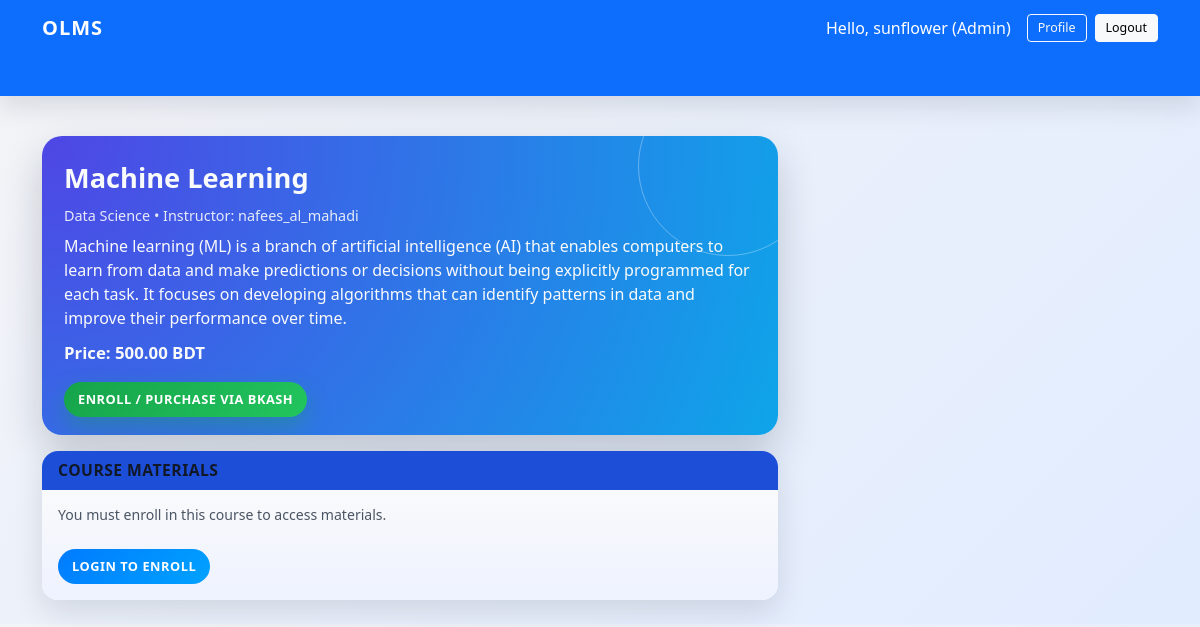
Screenshot of /courses/1/ (signed in) with the database file from the repository.
### accounts/models.py (models this page shows, shortened)
class CustomUser(AbstractUser):
    ROLE_CHOICES = (
        ('admin', 'Admin'),
        ('teacher', 'Teacher'),
        ('student', 'Student'),
    )
    role = models.CharField(max_length=10, choices=ROLE_CHOICES, default='student')
    phone = models.CharField(max_length=20, blank=True, null=True)
    gender = models.CharField(max_length=10, blank=True, null=True)
    profile_photo = models.ImageField(upload_to='profiles/', blank=True, null=True)
    qualification = models.CharField(max_length=255, blank=True, null=True)
    expertise = models.CharField(max_length=255, blank=True, null=True)
    def is_student(self):
        return self.role == 'student'

### courses/models.py (models this page shows, shortened)
class Course(models.Model):
    teacher = models.ForeignKey(
        User, on_delete=models.CASCADE, related_name='courses'
    )
    title = models.CharField(max_length=200)
    description = models.TextField()
    category = models.ForeignKey(
        Category, on_delete=models.SET_NULL, null=True, blank=True
    )
    price = models.DecimalField(max_digits=8, decimal_places=2, default=0)
    created_at = models.DateTimeField(auto_now_add=True)
    updated_at = models.DateTimeField(auto_now=True)
    is_active = models.BooleanField(default=True)

class Category(models.Model):
    name = models.CharField(max_length=100, unique=True)
    description = models.TextField(blank=True, null=True)
    def __str__(self):
        return self.name

### courses/views.py (the view)
# urls.py: path('<int:pk>/', course_detail_view, name='course_detail'),
@login_required
def course_detail_view(request, pk):
    course = get_object_or_404(Course, pk=pk, is_active=True)
    materials = course.materials.all().order_by('-uploaded_at')
    is_enrolled = False
    if request.user.is_authenticated and hasattr(request.user, 'is_student') and request.user.is_student():
        is_enrolled = Enrollment.objects.filter(
            student=request.user,
            course=course,
            status='paid'
        ).exists()
    return render(request, 'courses/course_detail.html', {
        'course': course,
        'materials': materials,
        'is_enrolled': is_enrolled,
    })

### courses/templates/courses/course_detail.html (shortened to what this page needs)
{% extends 'base.html' %}
{% block content %}
<div class="row">
    <div class="col-md-8">
        <div class="olms-course-hero mb-3">
            <div class="olms-course-title">{{ course.title }}</div>
            <div class="olms-course-meta mb-2">
                {{ course.category }} • Instructor: {{ course.teacher.username }}
            </div>
            <p class="mb-2">{{ course.description }}</p>
            <div class="olms-course-price">
                Price: {{ course.price }} BDT
            </div>
            {% if user.is_authenticated and user != course.teacher %}
                <a href="{% url 'payments:start_enrollment' course.pk %}"
                   class="btn btn-success btn-sm mt-3 me-2 olms-enroll-btn">
                    Enroll / Purchase via bKash
                </a>
            {% endif %}
        </div>
        <div class="card olms-course-section-card">
            <div class="olms-course-section-header">
                <h5>Course Materials</h5>
            </div>
            <div class="olms-course-section-body">
                {% if user == course.teacher or is_enrolled %}
                    {% if materials %}
                        {% for m in materials %}
                            <div class="olms-material-item">
                                <div>
                                    <div class="olms-material-title">
                                        {{ m.title }}
                                        <span class="olms-material-type ms-2">
                                            {{ m.get_material_type_display }}
                                        </span>
                                    </div>
                                    <div class="olms-material-links">
                                        {% if m.material_type == 'pdf' and m.pdf_file %}
                                            <a href="{{ m.pdf_file.url }}" target="_blank">Download PDF</a>
                                        {% elif m.material_type == 'video' and m.video_url %}
                                            <a href="{{ m.video_url }}" target="_blank">Watch Video</a>
                                        {% endif %}
                                    </div>
                                </div>
                                {% if user == course.teacher %}
                                    <form method="post" action="{% url 'courses:material_delete' m.pk %}">
                                        {% csrf_token %}
                                        <button class="btn btn-sm btn-outline-danger">
                                            Delete
                                        </button>
                                    </form>
                                {% endif %}
                            </div>
                        {% endfor %}
                    {% else %}
                        <p>No materials uploaded yet.</p>
                    {% endif %}
                    {% if user == course.teacher %}
                        <a href="{% url 'courses:material_add' course.pk %}"
                           class="btn btn-primary btn-sm mt-3">
                            Add Material
                        </a>
                    {% endif %}
                {% else %}
                    <p class="olms-course-warning">
                        You must enroll in this course to access materials.
                    </p>
                    {% if user.is_authenticated and user.is_student %}
                        <a href="{% url 'payments:start_enrollment' course.pk %}"
                           class="btn btn-success btn-sm mt-2 olms-enroll-btn">
                            Enroll / Purchase via bKash
                        </a>
                    {% else %}
                        <a href="{% url 'accounts:login' %}"
                           class="btn btn-primary btn-sm mt-2 olms-enroll-btn-secondary">
                            Login to Enroll
                        </a>
                    {% endif %}
                {% endif %}
            </div>
        </div>
    </div>
    <div class="col-md-4 mt-3 mt-md-0">
    </div>
</div>
{% endblock %}

### templates/base.html (shortened to what this page needs)
{% load static %}
<!DOCTYPE html>
<html lang="en">
<head>
    <link rel="stylesheet"
          href="https://cdn.jsdelivr.net/npm/bootstrap@5.3.2/dist/css/bootstrap.min.css">
    <link rel="stylesheet"
          href="{% static 'css/style.css' %}">
</head>
<body class="bg-light">
<nav class="navbar navbar-expand-lg navbar-dark bg-primary mb-3">
    <div class="container">
        <a class="navbar-brand fw-bold" href="{% url 'accounts:dashboard' %}">OLMS</a>
        <div class="collapse navbar-collapse justify-content-end" id="navbarMain">
            {% if user.is_authenticated %}
                <span class="text-white me-3">
                    Hello, {{ user.username }} ({{ user.get_role_display }})
                </span>
                <a href="{% url 'accounts:profile' %}"
                   class="btn btn-outline-light btn-sm">
                    Profile
                </a>
                <a href="{% url 'accounts:logout' %}"
                   class="btn btn-light btn-sm ms-2">
                    Logout
                </a>
            {% else %}
                <a href="{% url 'accounts:login' %}"
                   class="btn btn-light btn-sm">
                    Login
                </a>
            {% endif %}
        </div>
    </div>
</nav>
<div class="container py-4">
    {% block content %}{% endblock %}
</div>
</body>
</html>

### static/css/style.css (style rules this page uses)
body { background: linear-gradient(135deg, #f3f4f7, #e1ecff); font-family: system-ui, -apple-system, BlinkMacSystemFont, "Segoe UI", sans-serif; color: #111827; }
.container { padding-bottom: 40px; }
h1, h2, h3, h4, h5 { color: #111827; }
.navbar { box-shadow: 0 10px 25px rgba(15, 23, 42, 0.12); }
.navbar-brand { letter-spacing: 1px; font-weight: 600; }
.navbar .btn, .navbar a.nav-link { transition: background-color 0.15s ease, color 0.15s ease; }
.card { border-radius: 15px; border: none; background-color: #ffffff; }
.btn-primary { background: linear-gradient(135deg, #007bff, #00a2ff); border: none; }
.btn-success { background: linear-gradient(135deg, #16a34a, #22c55e); border: none; }
.btn-sm { font-size: 0.78rem; padding: 4px 10px; }
a { color: #2563eb; text-decoration: none; }
.mb-2 { margin-bottom: 0.5rem !important; }
.mb-3 { margin-bottom: 1rem !important; }
.mt-2 { margin-top: 0.5rem !important; }
.mt-3 { margin-top: 1rem !important; }

### courses/templates/courses/course_detail.html (style rules this page uses)
.olms-course-hero { border-radius: 20px; padding: 22px 22px 18px; background: radial-gradient(circle at top left, #4f46e5, #0ea5e9); color: #f9fafb; box-shadow: 0 18px 40px rgba(15, 23, 42, 0.2); position: relative; overflow: hidden; }
.olms-course-hero::after { content: ""; position: absolute; width: 180px; height: 180px; border-radius: 999px; border: 1px solid rgba(248, 250, 252, 0.4); right: -40px; top: -60px; opacity: 0.8; }
.olms-course-title { font-size: 1.7rem; font-weight: 600; margin-bottom: 6px; }
.olms-course-meta { font-size: 0.9rem; opacity: 0.9; }
.olms-course-price { font-weight: 600; font-size: 1.05rem; margin-top: 10px; }
.olms-course-section-card { border-radius: 16px; border: none; box-shadow: 0 12px 30px rgba(15, 23, 42, 0.12); overflow: hidden; }
.olms-course-section-header { background: #1d4ed8; color: #f9fafb; padding: 10px 16px; }
.olms-course-section-header h5 { margin-bottom: 0; font-size: 0.98rem; font-weight: 600; letter-spacing: 0.03em; text-transform: uppercase; }
.olms-course-section-body { padding: 14px 16px 16px; background: linear-gradient(180deg, #f9fafb, #eef2ff); }
.olms-enroll-btn { border-radius: 999px; font-weight: 600; letter-spacing: 0.04em; text-transform: uppercase; font-size: 0.8rem; padding: 8px 14px; box-shadow: 0 10px 22px rgba(22, 163, 74, 0.35); border: none; }
.olms-enroll-btn-secondary { border-radius: 999px; font-weight: 600; letter-spacing: 0.04em; text-transform: uppercase; font-size: 0.8rem; padding: 8px 14px; }
.olms-course-warning { font-size: 0.88rem; color: #4b5563; }

### rows the page displays
CustomUser: username "sunflower", role "Admin"
Course: title "Machine Learning", category "Data Science", teacher.username "nafees_al_mahadi", description "Machine learning (ML) is a branch of artificial intelligence (AI) that enables computers to learn from data and make predictions or decisions without being explicitly programmed for each task. It focuses on developing algorithms that can identify patterns in data and improve their performance over time.", price "500.00"
